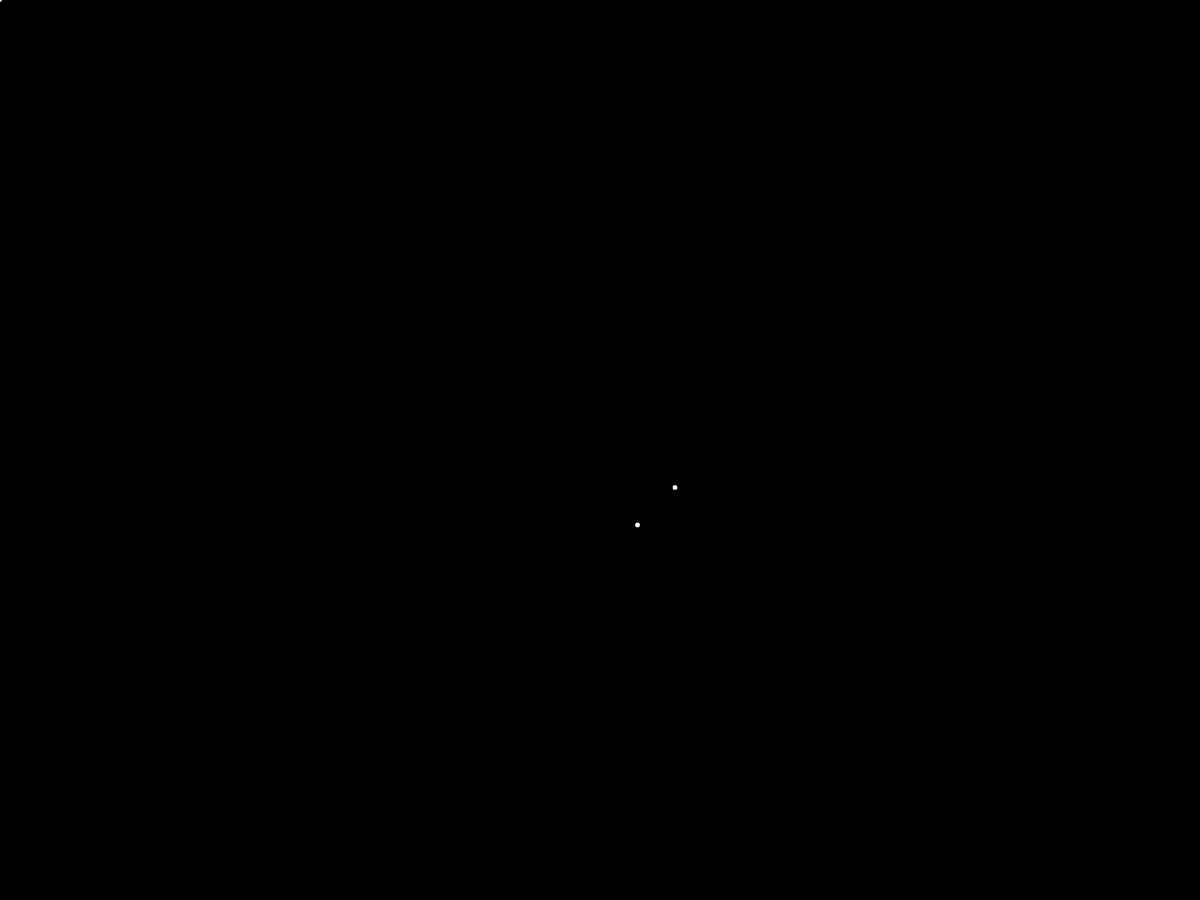
Frame 1 (no input)
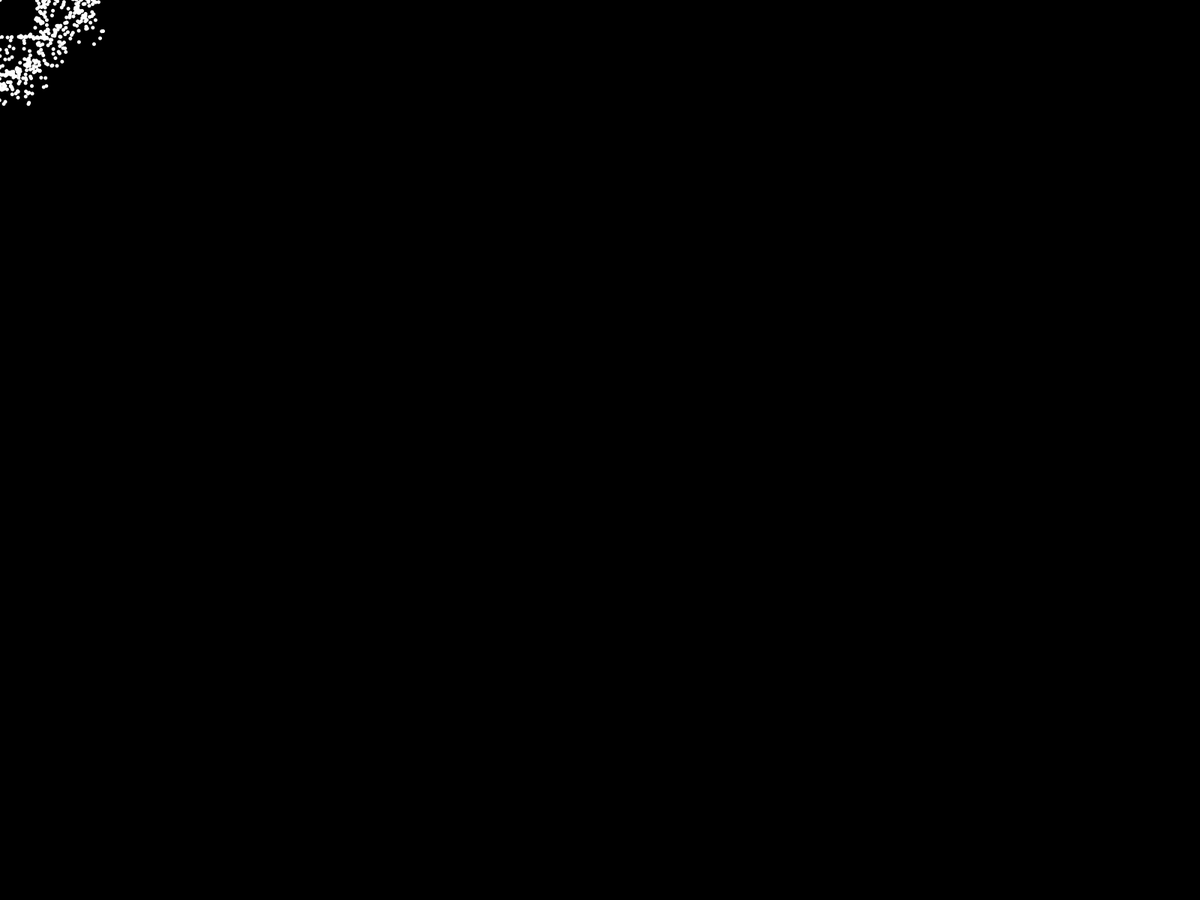
Frame 60 (the mouse pressed at the canvas centre just before this capture)
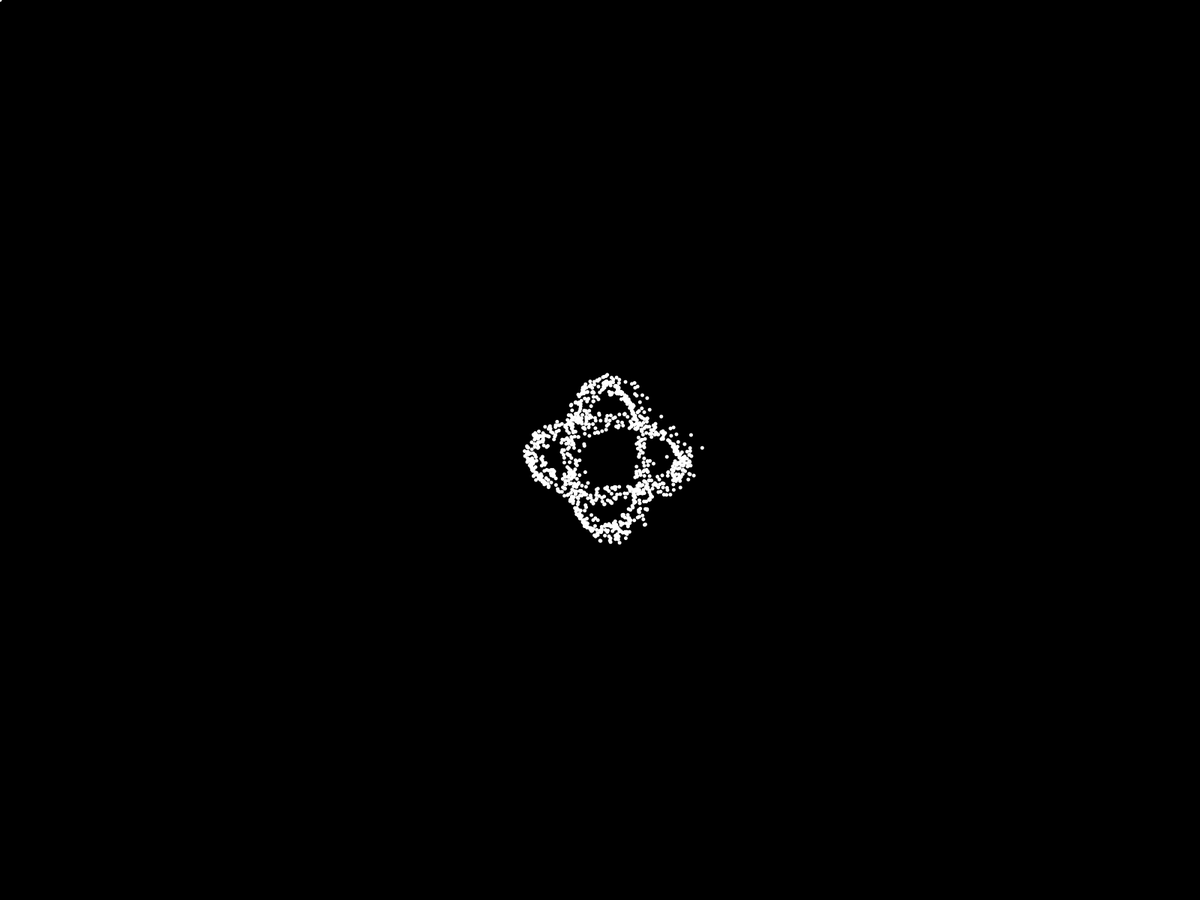
Frame 120 (the mouse held since frame 60 and released just before this capture)

The Processing sketch that drew these frames (run headless with seeded random() and noise(); from frame 60 on, the mouse is pressed at the canvas centre):

// Processing sketch: Ellipse
// ── Ellipse.pde
ArrayList<particule> p = new ArrayList<particule>();
int nbparticules = 1000;
float taille = 100;
void setup() {
  //size(600, 600);
  fullScreen();
  background(0);
  fill(255);
  noStroke();
  for (int i = 0; i < nbparticules; i++) {
    p.add(new particule(width/2, height/2, taille, taille/2));
    p.get(i).display();
  }
}

void draw() {
  background(0);
  //translate(width/2, height/2);
  ellipse(0, 0, 5, 5);
  Display();
}

void Display() {
  for (particule part : p) {
    part.display();
    part.update();
  }
}

// ── classEllipse.pde
class particule {
  float x, y, xo, yo, a, b, angle, speed, conSpeed, lim;
  boolean state = ( 1 > random(2));
  float timeMovingX1, timeMovingX2, timeMovingY1, timeMovingY2;
  float adapt;
  float size;
  particule(float X, float Y, float r1, float r2) {
    xo = X;
    yo = Y;
    angle = random(TWO_PI);
    if (state) {
      a = r1; 
      b = r2;
    } else {
      a = r2; 
      b = r1;
    }
    x = xo + a;
    y = yo + b;
    conSpeed = random(10, 50);
    timeMovingX1 = 0;
    timeMovingX2 = 0;
    timeMovingY1 = 0;
    timeMovingY2 = 0;
    adapt = 0.01;
    size = 5;
    lim = 1;
  }

  void display() {
    ellipse(x, y, size, size);
  }

  void update() {
    follow();
    //glissement();
    x = xo + a * cos(angle);
    y = yo + b * sin(angle);
    angle += TWO_PI / 100;
    speed = conSpeed + dist(xo, yo, mouseX, mouseY)/20;
  }

  void follow() {
    if (xo > mouseX+lim) { 
      xo -= speed; 
      timeMovingX1 += adapt;
    }
    if (xo < mouseX-lim) { 
      xo += speed; 
      timeMovingX2 += adapt;
    }
    if (yo > mouseY+lim) { 
      yo -= speed; 
      timeMovingY1 += adapt;
    }
    if (yo < mouseY-lim) { 
      yo += speed; 
      timeMovingY2 += adapt;
    }
    speed += random(-0.1, 0.1);
  }
  
  void glissement(){
    if(timeMovingX1 > 1.01){
      xo -= speed * timeMovingX1;
      timeMovingX1 -= 0.1;
      //println("there");
    }
    if(timeMovingX2 > 1.01){
      xo += speed * timeMovingX2;
      timeMovingX2 -= 0.1;
    }
    if(timeMovingY1 > 1.01){
      yo -= speed * timeMovingY1;
      timeMovingY1 -= 0.1;
    }
    if(timeMovingY2 > 1.01){
      yo += speed * timeMovingY2;
      timeMovingY2 -= 0.1;
    }
    //println(timeMovingX1);
  }
}
